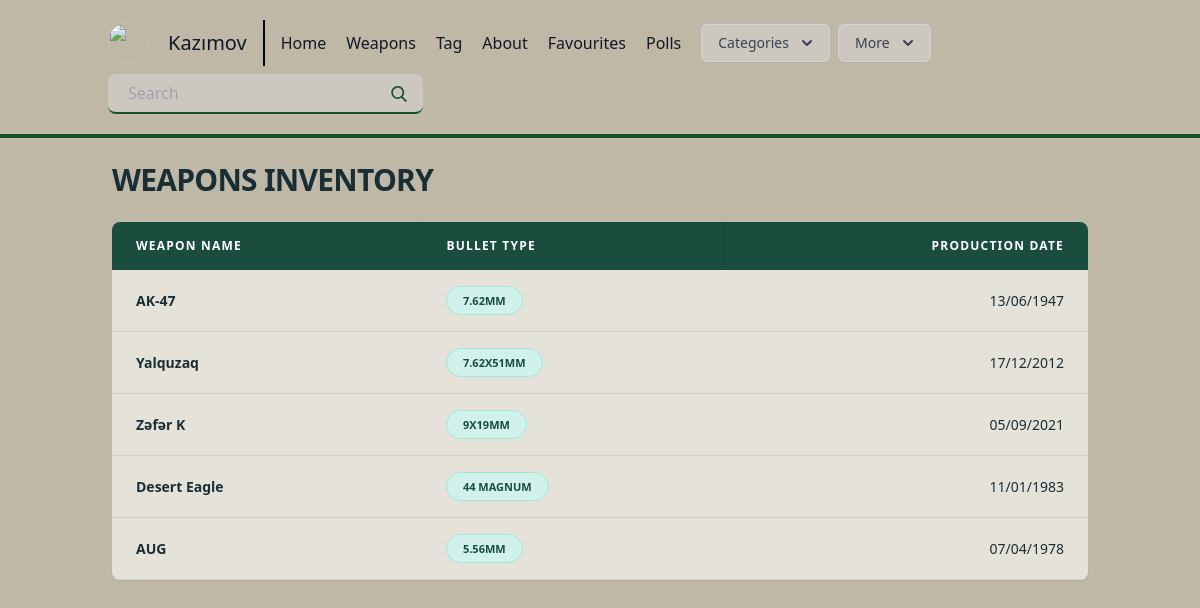
The app's page /weapons/ with its own data.
### posts/models.py (models this page shows, shortened)
class Weapon(models.Model):
    name = models.CharField(max_length=100)
    type_bullet = models.CharField(max_length=50)
    date = models.DateField()

### posts/views.py (the view)
# urls.py: path('weapons/', views.weapons, name='weapons'),
def weapons(request):
    weapons = Weapon.objects.all()
    return render(request, 'weapons.html', {'weapons': weapons})

### posts/templatetags/markdown_extras.py (called while the page is built)
@register.simple_tag
def get_categories():
    return Category.objects.all()[0:3]

### templates/weapons.html
{% extends 'base.html' %}
{% block content %}
<div class="container mx-auto p-6 min-h-screen">
    <div class="mb-4">
        <h1 class="text-3xl font-bold text-[#1A2E35] tracking-tight uppercase">
            WEAPONS INVENTORY
        </h1>
    </div>
    <div class="overflow-hidden rounded-lg shadow-sm mt-6">
        <table class="min-w-full bg-[#E5E2DA]">
            <thead class="bg-[#1B4D3E] text-white">
                <tr>
                    <th class="py-4 px-6 text-left text-xs font-bold uppercase tracking-widest border-r border-[#163a2f]/20">
                        Weapon Name
                    </th>
                    <th class="py-4 px-6 text-left text-xs font-bold uppercase tracking-widest border-r border-[#163a2f]/20">
                        Bullet Type
                    </th>
                    <th class="py-4 px-6 text-right text-xs font-bold uppercase tracking-widest">
                        Production Date
                    </th>
                </tr>
            </thead>
            <tbody class="text-[#1A2E35]">
                {% for weapon in weapons %}
                <tr class="border-b border-[#D1CEC5] hover:bg-[#DEDAD0] transition-colors">
                    <td class="py-5 px-6 font-bold text-sm">
                        {% if weapon.slug %}
                            <a href="{% url 'post' weapon.slug %}" class="hover:underline">
                                {{ weapon.name }}
                            </a>
                        {% else %}
                            {{ weapon.name }}
                        {% endif %}
                    </td>
                    <td class="py-5 px-6 text-sm">
                        <span class="bg-[#D1F2EB] text-[#1B4D3E] text-[11px] font-bold px-4 py-1.5 rounded-full border border-[#A3E4D7]">
                            {{ weapon.type_bullet|upper }}
                        </span>
                    </td>
                    <td class="py-5 px-6 text-right text-sm font-medium">
                        {{ weapon.date|date:"d/m/Y" }}
                    </td>
                </tr>
                {% empty %}
                <tr>
                    <td colspan="3" class="py-10 text-center text-gray-500 italic">
                        No weapons found in the database.
                    </td>
                </tr>
                {% endfor %}
            </tbody>
        </table>
    </div>
</div>
{% endblock content %}

### records on screen
Weapon: name "AK-47", type_bullet "7.62MM", date "13/06/1947"
Weapon: name "Yalquzaq", type_bullet "7.62X51MM", date "17/12/2012"
Weapon: name "Zəfər K", type_bullet "9X19MM", date "05/09/2021"
Weapon: name "Desert Eagle", type_bullet "44 MAGNUM", date "11/01/1983"
Weapon: name "AUG", type_bullet "5.56MM", date "07/04/1978"
